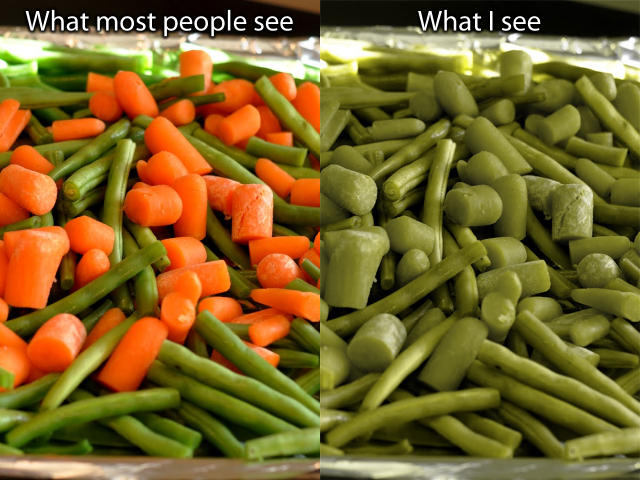
#> input picture photos/carrots.png, 1280 x 960 px (shown at 1/2 size)
$ python color.py
#> lines starting #> are read from the running program, lines starting #| are printed output that depends on the picture; after the words box and inside, x2 and y2 are one past the last pixel; in counts of white or black regions, pixels touching at a corner belong together
import cv2
import numpy as np

#https://github.com/offsouza/color-segmentation.git
colorBlindness = 'red'
#To get the lower range go to https://alloyui.com/examples/color-picker/hsv.html
#To get the H value divide by 2 from the value on the website the S and V values stay as is


#prompts()
def red(blur, image):
    red_lower = np.array([0, 95, 100])
    red_upper = np.array([25, 255, 255])
    mask = cv2.inRange(blur, red_lower, red_upper)
    res = masking(blur, red_lower, red_upper, image)
    res[mask > 0] = [144,139,246] #pink color
    return res

def green(blur, image):
    green_lower = np.array([20, 0, 0])
    green_upper = np.array([75, 255, 255])

    red_lower = np.array([0, 50, 100])
    red_upper = np.array([20, 255, 255])

    green_mask = cv2.inRange(blur, green_lower,green_upper)
    red_mask = cv2.inRange(blur, red_lower, red_upper)

    result_green = masking(blur, green_lower, green_upper, image)
    result_red = masking(blur, red_lower, red_upper, image)

    result_green[green_mask > 0] = [67, 146, 112]
    result_red[red_mask > 0] = [187, 139, 255]

    return result_green, result_red


def masking(blur, lower, upper, image):
    mask = cv2.inRange(blur, lower, upper)
    res = cv2.bitwise_and(image, image, mask=mask)
    return res


def colorDetection(colorBlindness):
#> called with colorBlindness = 'red'
    image = cv2.imread('photos/carrots.png')
#> image is the input picture: shape (960, 1280, 3); mean B, G, R 38.4, 99.1, 122.7

    hsv = cv2.cvtColor(image, cv2.COLOR_BGR2HSV)
#> hsv: shape (960, 1280, 3); mean H, S, V 26.2, 186.7, 125
    gray = cv2.cvtColor(image, cv2.COLOR_BGR2GRAY)
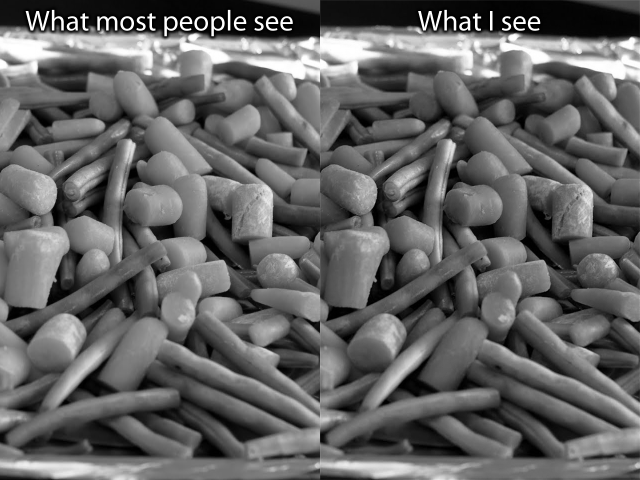
#> gray: shape (960, 1280) (shown at 1/2 size); min 0, max 255, mean 99.3


    blur = cv2.medianBlur(hsv, 11)
#> blur: shape (960, 1280, 3); mean H, S, V 25.6, 188.1, 124.5

    if(colorBlindness == 'red'):
    #establishes color bounds for red
        result = red(blur, image)
#> in red, `mask = cv2.inRange(blur, red_lower, red_upper)`:
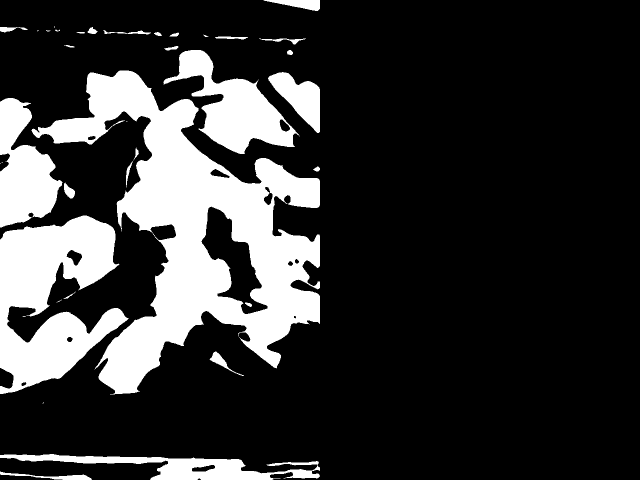
#> mask: shape (960, 1280) (shown at 1/2 size); 20.5% white; 38 white regions (10 under 20 px), largest, box (x1, y1, x2, y2) and area: (63, 141, 640, 790) 133256, (0, 431, 258, 788) 51925, (327, 100, 600, 308) 21847
#> in masking, `res = cv2.bitwise_and(image, image, mask=mask)`:
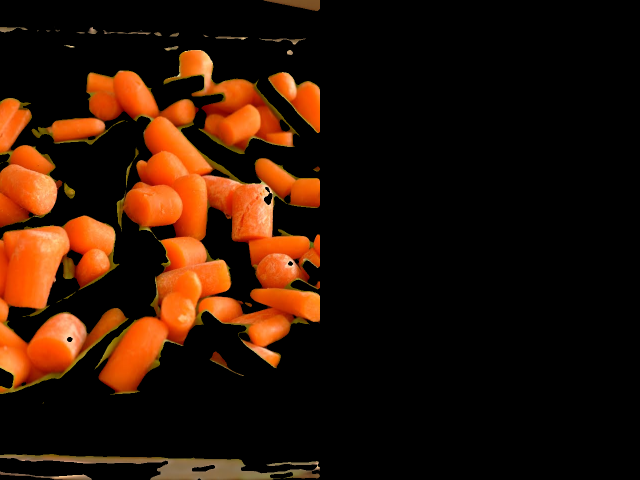
#> res: shape (960, 1280, 3) (shown at 1/2 size); mean B, G, R 5.3, 19.6, 43.3
#> in red, `res[mask > 0] = [144,139,246]`:
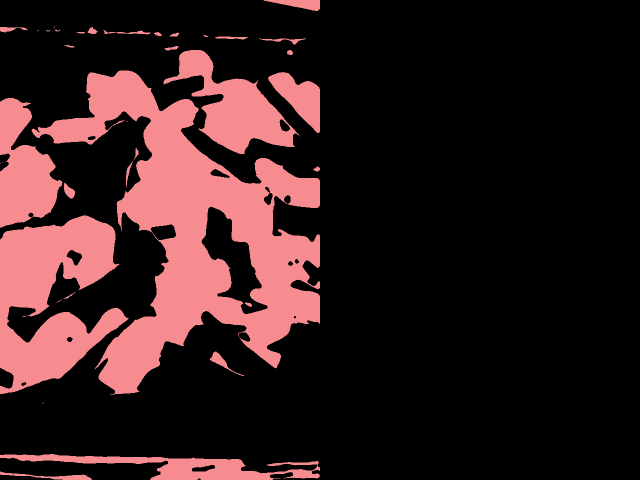
#> res: shape (960, 1280, 3) (shown at 1/2 size); mean B, G, R 29.5, 28.5, 50.4
       # result2 = green(blur, image)

        #need something here to adjust green
    elif(colorBlindness == 'green'):
        result_red, result_green = green(blur, image)

    #mask_inv = cv2.bitwise_not(result)
   # background = cv2.bitwise_and(gray, gray, mask=mask_inv)

    # Opacity settings
    alpha = .6
    beta = (1.0 - alpha)

   # result = cv2.bitwise_or(result_green, result_red)


    #changes opacity of the picture
    filteredImage = cv2.addWeighted(result, alpha, image, beta, 0.0)
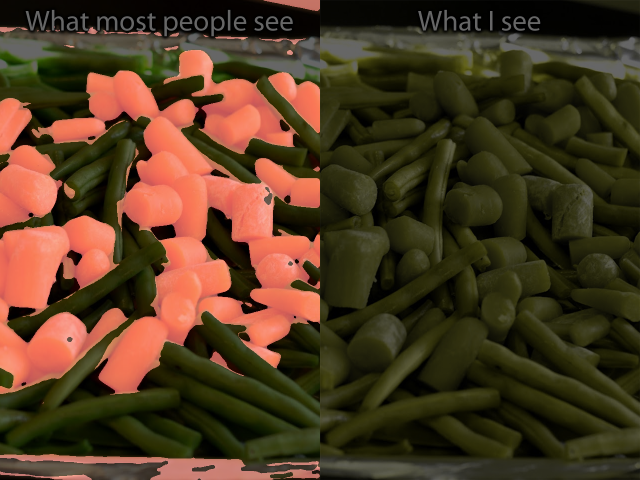
#> filteredImage: shape (960, 1280, 3) (shown at 1/2 size); mean B, G, R 33, 56.7, 79.3

    #target = cv2.bitwise_and(image, image, mask=result)

    cv2.imwrite('photos\img.png', filteredImage)

    #cv2.imshow('stack', np.hstack([image, filteredImage]))
    cv2.waitKey(0)

#img is the variable recieved from the flask project
colorDetection(colorBlindness)
